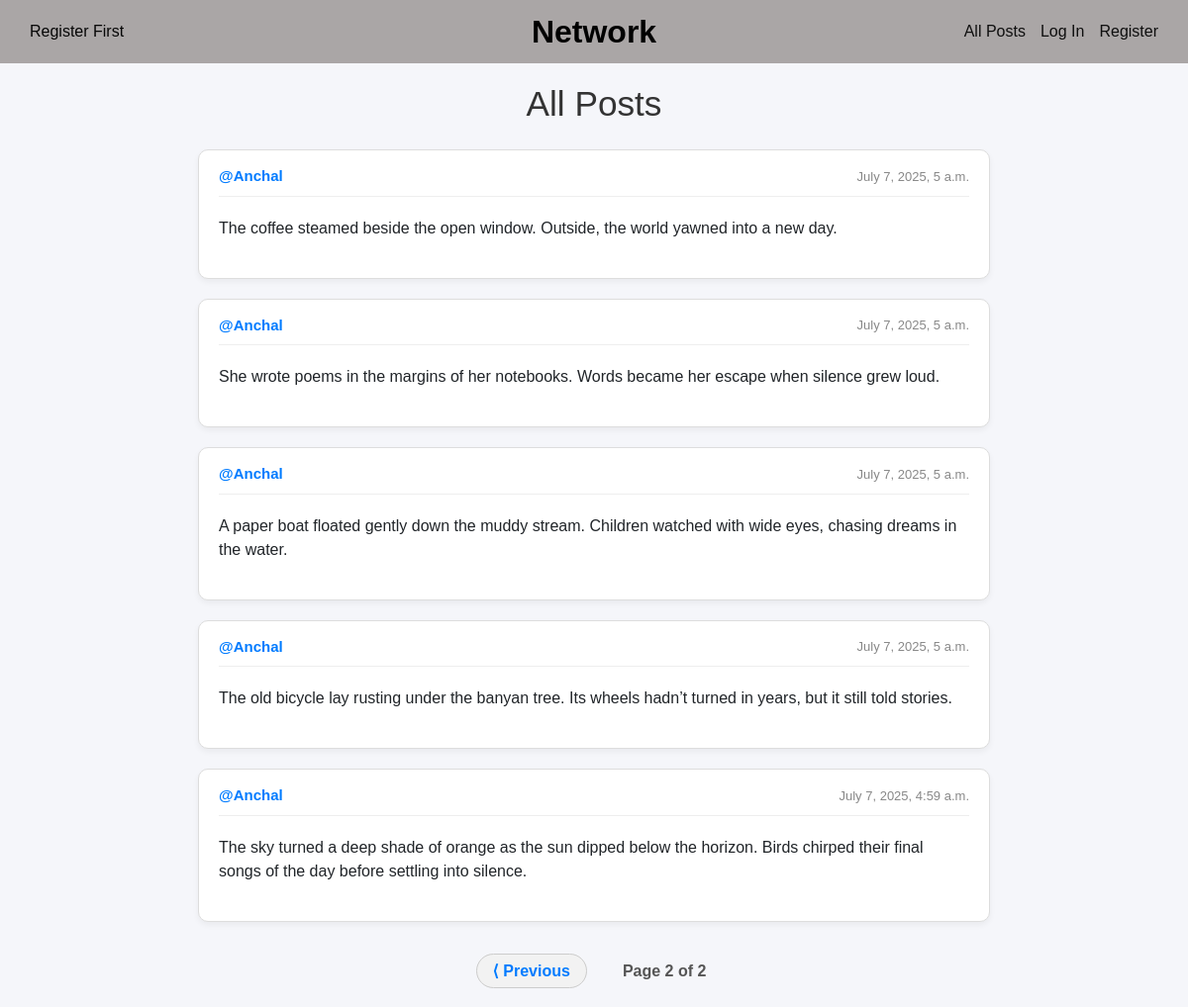
Screenshot of /?page=2 with the database file from the repository.
### network/models.py (models this page shows, shortened)
class Post(models.Model):
    content = models.CharField(max_length=140)
    user = models.ForeignKey(User, on_delete=models.CASCADE, related_name="author")
    date=models.DateTimeField(auto_now_add=True)

class User(AbstractUser):
    pass

### network/views.py (the view)
# urls.py: path("", views.index, name="index"),
def index(request):
    allPosts = Post.objects.all().order_by("-id")  # Keep latest first
    paginator = Paginator(allPosts, 5)
    page_number = request.GET.get('page')
    posts_of_the_page = paginator.get_page(page_number)
    whoYouLiked = []
    if request.user.is_authenticated:
        whoYouLiked = list(
            Like.objects.filter(user=request.user)
            .values_list('post__id', flat=True)
        )
    return render(request, "network/index.html", {
        "posts_of_the_page": posts_of_the_page,
        "whoYouLiked": whoYouLiked
    })

### network/templates/network/index.html (shortened to what this page needs)
{% extends "network/layout.html" %}
{% block body %}
<div class="container">
  <h1 class="page-title">All Posts</h1>
  {% for post in posts_of_the_page %}
    <div class="post-card">
      <div class="post-header">
        <strong><a href="{% url 'profile' user_id=post.user.id %}">@{{ post.user }}</a></strong>
        <span class="post-date">{{ post.date }}</span>
      </div>
      <div id="content_{{ post.id }}" class="post-content">
        {{ post.content }}
      </div>
    </div>
  {% endfor %}
<div class="pagination">
  <ul class="pagination-list">
    {% if posts_of_the_page.has_previous %}
      <li><a class="pagination-btn" href="?page={{ posts_of_the_page.previous_page_number }}">⟨ Previous</a></li>
    {% endif %}
    <li class="current-page">Page {{ posts_of_the_page.number }} of {{ posts_of_the_page.paginator.num_pages }}</li>
  </ul>
</div>
</div>
{% endblock %}

### network/static/network/styles.css (style rules this page uses)
body { margin: 0; font-family: Arial, sans-serif; background-color:#f5f6fa; }
.page-title { text-align: center; font-size: 2.2rem; margin-bottom: 25px; color: #333; }
.post-card { background-color: white; border: 1px solid #ddd; border-radius: 10px; padding: 15px; margin: 15px auto; width: 80%; box-shadow: 0 3px 6px rgba(0, 0, 0, 0.05); transition: transform 0.2s ease; }
.post-header { display: flex; justify-content: space-between; align-items: center; font-size: 15px; margin-bottom: 12px; border-bottom: 1px solid #eee; padding-bottom: 8px; }
.post-header a { color: #007bff; text-decoration: none; font-weight: bold; }
.post-date { color: #888; font-size: 13px; }
.post-content { font-size: 16px; margin-bottom: 15px; padding: 8px 0; line-height: 1.5; word-wrap: break-word; }
.pagination { display: flex; justify-content: center; margin-top: 30px; }
.pagination-list { list-style: none; padding: 0; display: flex; gap: 10px; align-items: center; }
.pagination-btn { padding: 8px 16px; background-color: #f2f2f2; border: 1px solid #ccc; border-radius: 20px; text-decoration: none; color: #333; transition: background-color 0.2s ease; }
.current-page { padding: 8px 16px; font-weight: bold; color: #555; }
.post-card { background: #fff; border: 1px solid #ddd; border-radius: 10px; padding: 15px 20px; margin: 20px auto; max-width: 800px; }
.pagination { text-align: center; margin-top: 30px; }
.pagination a { margin: 0 10px; color: #007bff; text-decoration: none; font-weight: bold; }

### rows the page displays
Post: user "Anchal", date "July 7, 2025, 5 a.m.", content "The coffee steamed beside the open window. Outside, the world yawned into a new day."
Post: user "Anchal", date "July 7, 2025, 5 a.m.", content "She wrote poems in the margins of her notebooks. Words became her escape when silence grew loud."
Post: user "Anchal", date "July 7, 2025, 5 a.m.", content "A paper boat floated gently down the muddy stream. Children watched with wide eyes, chasing dreams in the water."
Post: user "Anchal", date "July 7, 2025, 5 a.m.", content "The old bicycle lay rusting under the banyan tree. Its wheels hadn’t turned in years, but it still told stories."
Post: user "Anchal", date "July 7, 2025, 4:59 a.m.", content "The sky turned a deep shade of orange as the sun dipped below the horizon. Birds chirped their final songs of the day before settling into silence."

### other values shown
{{ posts_of_the_page.number }} "2"
{{ posts_of_the_page.paginator.num_pages }} "2"
